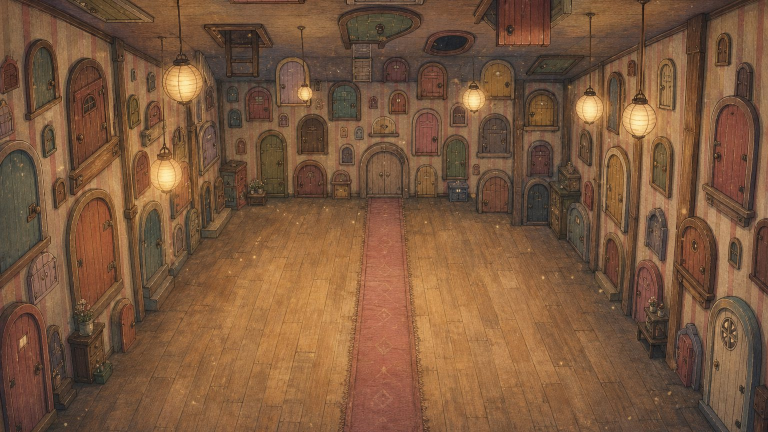
#> input picture assets/bg/bg_hub.jpg, 1536 x 864 px (shown at 1/2 size)
$ python hall.py ../assets/bg/bg_hub.jpg
#> lines starting #> are read from the running program, lines starting #| are printed output that depends on the picture; after the words box and inside, x2 and y2 are one past the last pixel; in counts of white or black regions, pixels touching at a corner belong together
#> in build, src_img is the input picture: PIL image 1536x864 RGB; mean R, G, B 123.1, 87.8, 61
#!/usr/bin/env python3
"""Take doors out of the Hall of Doors.

The house is losing rooms, and the hall is where the player is supposed to
notice. Chapter four says two of the doors have gone and the wallpaper where
they were is completely smooth; chapter five says the hall is emptier still.
The hall is a painting, so the doors have to be painted out, and this is what
does it:

    python3 tools/hall.py            # write both worn states
    python3 tools/hall.py --check    # ...and before/after proofs into shots/hall/

A door is covered by cloning wallpaper from somewhere else on the same rows.
Taking it from the same rows means the vertical run of the stripes and the
perspective of the wall arrive already correct, and only the sideways fall of
the lamplight has to be fixed. That is done by finding the nearest genuinely
clean wall on each side of the patch and leaning the clone's colour between the
two, per channel, so the cream-and-pink stripes stay cream and pink.

Which wall counts as clean is measured, not guessed. A column of wallpaper is
pale and barely changes from one row to the next; a column crossing a door is
darker, and full of planks, hinges and frame shadow. Neither test alone is
enough — door panels are vertical planks and so are quiet down a column, and
the lit end of the hall is brighter than the wallpaper in the corners — but
together they separate wall from door reliably.

Every rectangle below is in bg_hub.jpg pixels, and was measured against the
painting rather than reasoned about: the room art was generated, not drawn to
a plan, so guessing does not work here. The game is drawn at 960x540 into a
1536x864 painting, so image = game * 1.6 exactly, and any box in
js/data/rooms.js converts straight across.

Reads assets/bg/bg_hub.jpg; writes bg_hub_worn.jpg and bg_hub_bare.jpg beside it.
"""
import os
import sys

from PIL import Image, ImageDraw, ImageFilter

HERE = os.path.dirname(os.path.abspath(__file__))
ROOT = os.path.dirname(HERE)
BG = os.path.join(ROOT, "assets", "bg")
QUALITY = 84                     # matches BG_QUALITY in tools/process.py

# The back wall, corner to corner, floor to ceiling. The side walls are left
# alone: they run away from the viewer hard enough that a cloned strip cannot
# follow the perspective, and all three of the doors that still go somewhere
# are on them.
WALL = (440, 100, 1140, 402)

# Doors on the back wall the story still needs, so never paint over these and
# never clone out of them.
KEEP = [
    (700, 258, 834, 404),        # door_final — her door, at the end of the hall
]

# Chapter four: two doors go. This pair, because they stand one above the other
# in the flattest, most evenly lit stretch of the wall, so losing them reads as
# a bite taken out of the hall rather than as two unrelated accidents.
WORN = [
    (818, 216, 888, 320),        # the pink one
    (826, 320, 886, 400),        # the mustard one beneath it
]

# Chapter five: three more, up along the same stretch, so the emptiness spreads
# from where it started rather than breaking out at random.
BARE = WORN + [
    (749, 177, 819, 255),        # the maroon one
    (821, 209, 875, 263),        # the red one beside it
    (893, 209, 939, 255),        # the little barred window
]


# --------------------------------------------------------------- measuring --

def column_stats(img, y0, y1):
    """Per column of the wall: how quiet it is, and how light it is."""
    px = img.convert("L").load()
    out = {}
    for x in range(WALL[0], WALL[2]):
        grad = lum = 0
        for y in range(y0, y1):
            lum += px[x, y]
            if y < y1 - 1:
                grad += abs(px[x, y + 1] - px[x, y])
        n = float(max(1, y1 - y0))
        out[x] = (grad / max(1.0, n - 1), lum / n)
    return out


def clean_runs(stats, xlo, xhi, thr, floor, avoid, minw=6):
    """Runs of quiet, pale columns in [xlo, xhi) that miss everything in `avoid`."""
    runs, cur = [], None
    for x in range(xlo, xhi):
        s = stats.get(x)
        blocked = any(a0 <= x < a1 for a0, a1 in avoid)
        if s and s[0] < thr and s[1] >= floor and not blocked:
            cur = [x, x + 1] if cur is None else [cur[0], x + 1]
        else:
            if cur and cur[1] - cur[0] >= minw:
                runs.append(tuple(cur))
            cur = None
    if cur and cur[1] - cur[0] >= minw:
        runs.append(tuple(cur))
    return runs


def steps(stats):
    """Thresholds to try, loosest last: quietness paired with a lightness floor.

    The floor is a percentile of this band's own columns rather than a fixed
    number, because the far end of the hall is lit and the corners are not, and
    a number that finds the wallpaper under a lantern finds none beside one.
    """
    lums = sorted(s[1] for s in stats.values())

    def pct(p):
        return lums[min(len(lums) - 1, int(len(lums) * p))]

    return [(3.5, pct(0.72)), (4.5, pct(0.66)), (6.0, pct(0.58)),
            (9.0, pct(0.50)), (14.0, pct(0.40))]


def pick_source(stats, box, avoid, xlo, xhi):
    """The widest run of clean wall on these rows, preferring one near the door."""
    x0, _, x1, _ = box
    mid = (x0 + x1) / 2.0
    for thr, floor in steps(stats):
        runs = clean_runs(stats, xlo, xhi, thr, floor, avoid)
        if not runs:
            continue
        # Wide enough not to repeat obviously, then as close as it can be.
        runs.sort(key=lambda r: (-min(r[1] - r[0], 26),
                                 abs((r[0] + r[1]) / 2.0 - mid)))
        return runs[0]
    return None


def reference(img, stats, box, avoid, side, xlo, xhi):
    """Mean colour of the nearest clean wallpaper on one side of the door."""
    x0, y0, x1, y1 = box
    lo, hi = (xlo, x0) if side == "left" else (x1, xhi)
    edge = x0 if side == "left" else x1
    for thr, floor in steps(stats):
        runs = clean_runs(stats, lo, hi, thr, floor, avoid, minw=4)
        if not runs:
            continue
        run = min(runs, key=lambda r: abs((r[0] + r[1]) / 2.0 - edge))
        strip = img.crop((run[0], y0, run[1], y1))
        n = float(strip.width * strip.height)
        px = list(strip.getdata())
        return tuple(sum(c[i] for c in px) / n for i in range(3))
    return None


# ---------------------------------------------------------------- painting --

def clone_patch(img, box, src):
    """A wallpaper patch the size of `box`, cloned off the column run `src`."""
    x0, y0, x1, y1 = box
    strip = img.crop((src[0], y0, src[1], y1))
    mirror = strip.transpose(Image.FLIP_LEFT_RIGHT)

    patch = Image.new("RGB", (x1 - x0, y1 - y0))
    x, n = 0, 0
    while x < patch.width:
        # Alternate the strip with its own mirror so the stripes carry on
        # without the eye finding where the repeat starts.
        patch.paste(mirror if n % 2 else strip, (x, 0))
        x += strip.width
        n += 1
    return patch


def relight(patch, left, right):
    """Lean the patch between two wall colours, per channel, across its width.

    The hall is lit by lanterns hung down its length, so the wall either side
    of a door is not the same colour. The clone comes from one place only and
    would otherwise arrive at one edge visibly wrong.
    """
    if left is None and right is None:
        return patch
    left = left if left is not None else right
    right = right if right is not None else left

    w, h = patch.size
    px = list(patch.getdata())
    mean = [sum(p[i] for p in px) / float(len(px)) for i in range(3)]
    if min(mean) < 1:
        return patch

    # Per-column, per-channel multiplier, held near 1 so the grain survives.
    ramps = []
    for i in range(3):
        ramps.append([
            max(0.75, min(1.35,
                          (left[i] + (right[i] - left[i]) * (x / float(max(1, w - 1))))
                          / mean[i]))
            for x in range(w)
        ])

    out = []
    for j, (r, g, b) in enumerate(px):
        x = j % w
        out.append((min(255, int(r * ramps[0][x] + 0.5)),
                    min(255, int(g * ramps[1][x] + 0.5)),
                    min(255, int(b * ramps[2][x] + 0.5))))
    patch = patch.copy()
    patch.putdata(out)
    return patch


BAND = 34        # rows of wall solved at a time
OVERLAP = 10     # rows of cross-fade between one band and the next


def bands(y0, y1):
    """Row ranges covering y0..y1, each overlapping the one before."""
    out, y = [], y0
    while True:
        ye = min(y + BAND, y1)
        out.append((y, ye))
        if ye >= y1:
            return out
        y += BAND - OVERLAP


def make_patch(src_img, box, avoid, xlo, xhi):
    """Wallpaper the size of `box`, solved one horizontal band at a time.

    Solving the whole height at once does not work: a column that is wallpaper
    for most of a tall door's height and some other door's arch for the rest
    still averages out as clean, and drags that arch across with it. Judging a
    band at a time means every strip of the patch is cloned from wall that is
    genuinely wall at exactly those rows, and it lets the light be matched up
    the wall as well as across it.
    """
#> called with box = (818, 216, 888, 320), xlo = 440, xhi = 1140
    x0, y0, x1, y1 = box
    patch = Image.new("RGB", (x1 - x0, y1 - y0))
#> patch: PIL image 70x104 RGB; every value is 0
    first = True

    for by0, by1 in bands(y0, y1):
        bbox = (x0, by0, x1, by1)
        stats = column_stats(src_img, by0, by1)
        src = pick_source(stats, bbox, avoid, xlo, xhi)
        if src is None:
            return None
        band = relight(
            clone_patch(src_img, bbox, src),
            reference(src_img, stats, bbox, avoid, "left", xlo, xhi),
            reference(src_img, stats, bbox, avoid, "right", xlo, xhi))

        if first:
            patch.paste(band, (0, by0 - y0))
            first = False
            continue
        # Fade each band in over the tail of the one above, so bands cloned
        # from different parts of the wall meet without a line.
        mask = Image.new("L", band.size, 255)
        ramp = ImageDraw.Draw(mask)
        for i in range(min(OVERLAP, band.size[1])):
            ramp.line([(0, i), (band.size[0], i)],
                      fill=int(255.0 * (i + 1) / (OVERLAP + 1)))
        patch.paste(band, (0, by0 - y0), mask)
#> this loop made 4 passes
#> (src, left in relight, right in relight) on passes 2 to 4: ((584, 592), (144.1, 101.3, 72.31), (142.1, 98.15, 73.99)), ((665, 675), (155.6, 114.6, 81.56), (141.5, 97.94, 75.32)), ((496, 512), (142.1, 98.8, 70.66), (140.7, 95.65, 74.34))
#> (src, mean in relight) on pass 1: ((578, 594), [138.4, 98.6, 71.03])
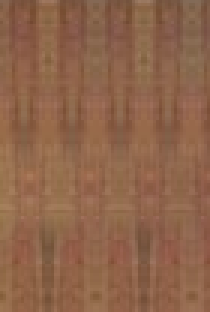
#> patch: PIL image 70x104 RGB (shown 3 times larger); mean R, G, B 142.2, 99.9, 74.1
#> after the loop, first = False

    return patch


def smooth_over(out, src_img, box, avoid, feather=4):
    """Paint one door out of `out`, reading always from the untouched original."""
    patch = make_patch(src_img, box, avoid, WALL[0], WALL[2])
    if patch is None:
        return False

    w, h = patch.size
#> w = 70; h = 104
    mask = Image.new("L", (w, h), 0)
#> mask: PIL image 70x104 L; every value is 0
    ImageDraw.Draw(mask).rectangle(
        (feather, feather, w - 1 - feather, h - 1 - feather), fill=255)
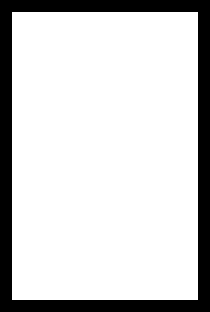
#> mask: PIL image 70x104 L (shown 3 times larger); 81.8% white; 1 black region, box (x1, y1, x2, y2) and area: (0, 0, 70, 104) 1328
    # Painted wallpaper, not printed: a hard join reads as a mistake.
    mask = mask.filter(ImageFilter.GaussianBlur(feather * 0.9))
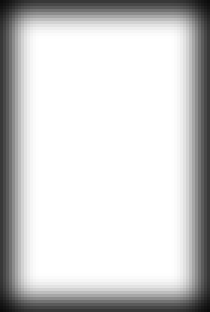
#> mask: PIL image 70x104 L (shown 3 times larger); min 12, max 255, mean 206.9

    out.paste(patch, (box[0], box[1]), mask)
    return True


# ------------------------------------------------------------------ states --

def build(doors, out_name):
    src_img = Image.open(os.path.join(BG, "bg_hub.jpg")).convert("RGB")
    # Never clone out of a door — one being removed, or one that is staying.
    avoid = [(b[0] - 6, b[2] + 6) for b in doors] + \
            [(k[0] - 6, k[2] + 6) for k in KEEP]

    out = src_img.copy()
    done = sum(1 for box in doors if smooth_over(out, src_img, box, avoid))
#> call 2 of make_patch, with box = (826, 320, 886, 400), xlo = 440, xhi = 1140
#> in make_patch (call 2), `patch = Image.new("RGB", (x1 - x0, y1 - y0))`: patch: PIL image 60x80 RGB; every value is 0
#> the loop in make_patch (call 2), `for by0, by1 in bands(y0, y1):` made 3 passes
#> (src, left in relight, right in relight, mean in relight) on passes 1 to 2: ((496, 512), (136.5, 96.83, 67.5), (140.1, 101.4, 75.31), [136.7, 96.63, 67.43]), ((576, 587), (130.4, 98.69, 67.88), (130.8, 95.22, 72.1), [129.6, 98.17, 67.65])
#> (src, left in relight, mean in relight) on pass 3: ((958, 964), (112, 77.64, 47.34), [109.4, 85.76, 66.29])
#> pass 1, in clone_patch (call 5), `mirror = strip.transpose(Image.FLIP_LEFT_RIGHT)`:
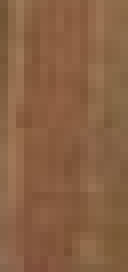
#> mirror: PIL image 16x34 RGB (shown 8 times larger); mean R, G, B 136.5, 96.8, 67.5
#> after the loop in make_patch (call 2), `for by0, by1 in bands(y0, y1):`:
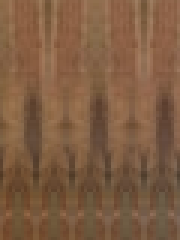
#> patch: PIL image 60x80 RGB (shown 3 times larger); mean R, G, B 126.8, 92.7, 66.2
#> after the loop in make_patch (call 2), `for by0, by1 in bands(y0, y1):`: first = False
#> in smooth_over (call 2), `mask = Image.new("L", (w, h), 0)`: mask: PIL image 60x80 L; every value is 0
#> in smooth_over (call 2), `ImageDraw.Draw(mask).rectangle( (feather, feather, w - 1 - feather, h ..`: mask: PIL image 60x80 L; 78% white; 1 black region, box (x1, y1, x2, y2) and area: (0, 0, 60, 80) 1056
#> done = 2

    path = os.path.join(BG, out_name)
    out.save(path, quality=QUALITY, optimize=True, progressive=True)
    print("wrote %s  (%d doors painted out)" % (path, done))
#| wrote assets/bg/bg_hub_worn.jpg  (2 doors painted out)
    return out


def main():
    states = [(WORN, "bg_hub_worn.jpg"), (BARE, "bg_hub_bare.jpg")]
    made = [(name, build(doors, name)) for doors, name in states]
#> in make_patch (call 5), `patch = Image.new("RGB", (x1 - x0, y1 - y0))`: patch: PIL image 70x78 RGB; every value is 0
#> the loop in make_patch (call 5), `for by0, by1 in bands(y0, y1):` made 3 passes
#> (src, left in relight, right in relight, mean in relight) on passes 1 to 2: ((554, 560), (131.9, 97.87, 63.26), (161.8, 112.9, 64.01), [132.4, 98.71, 64.64]), ((1011, 1024), (135.4, 102.3, 75.15), (128.9, 99.53, 73.76), [133.1, 98.94, 73.26])
#> (src, right in relight, mean in relight) on pass 3: ((578, 592), (156.4, 118.2, 82.43), [141, 99.6, 72.11])
#> after the loop in make_patch (call 5), `for by0, by1 in bands(y0, y1):`:
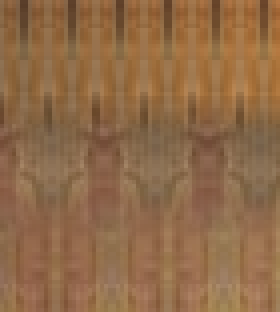
#> patch: PIL image 70x78 RGB (shown 4 times larger); mean R, G, B 144.3, 106.3, 71.8
#> after the loop in make_patch (call 5), `for by0, by1 in bands(y0, y1):`: first = False
#> in smooth_over (call 5), `mask = Image.new("L", (w, h), 0)`: mask: PIL image 70x78 L; every value is 0
#> in smooth_over (call 5), `ImageDraw.Draw(mask).rectangle( (feather, feather, w - 1 - feather, h ..`:
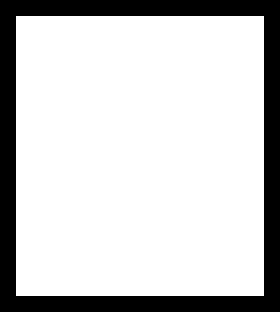
#> mask: PIL image 70x78 L (shown 4 times larger); 79.5% white; 1 black region, box (x1, y1, x2, y2) and area: (0, 0, 70, 78) 1120
#| wrote assets/bg/bg_hub_bare.jpg  (5 doors painted out)
#> made = 2 items

    if "--check" in sys.argv:
        out_dir = os.path.join(ROOT, "shots", "hall")
        os.makedirs(out_dir, exist_ok=True)
        base = Image.open(os.path.join(BG, "bg_hub.jpg")).convert("RGB")
        for name, im in made:
            proof = Image.new("RGB", (base.width, base.height * 2))
            proof.paste(base, (0, 0))
            proof.paste(im, (0, base.height))
            proof.save(os.path.join(out_dir, name.replace(".jpg", ".png")))
        print("proofs in %s" % out_dir)


if __name__ == "__main__":
    main()
